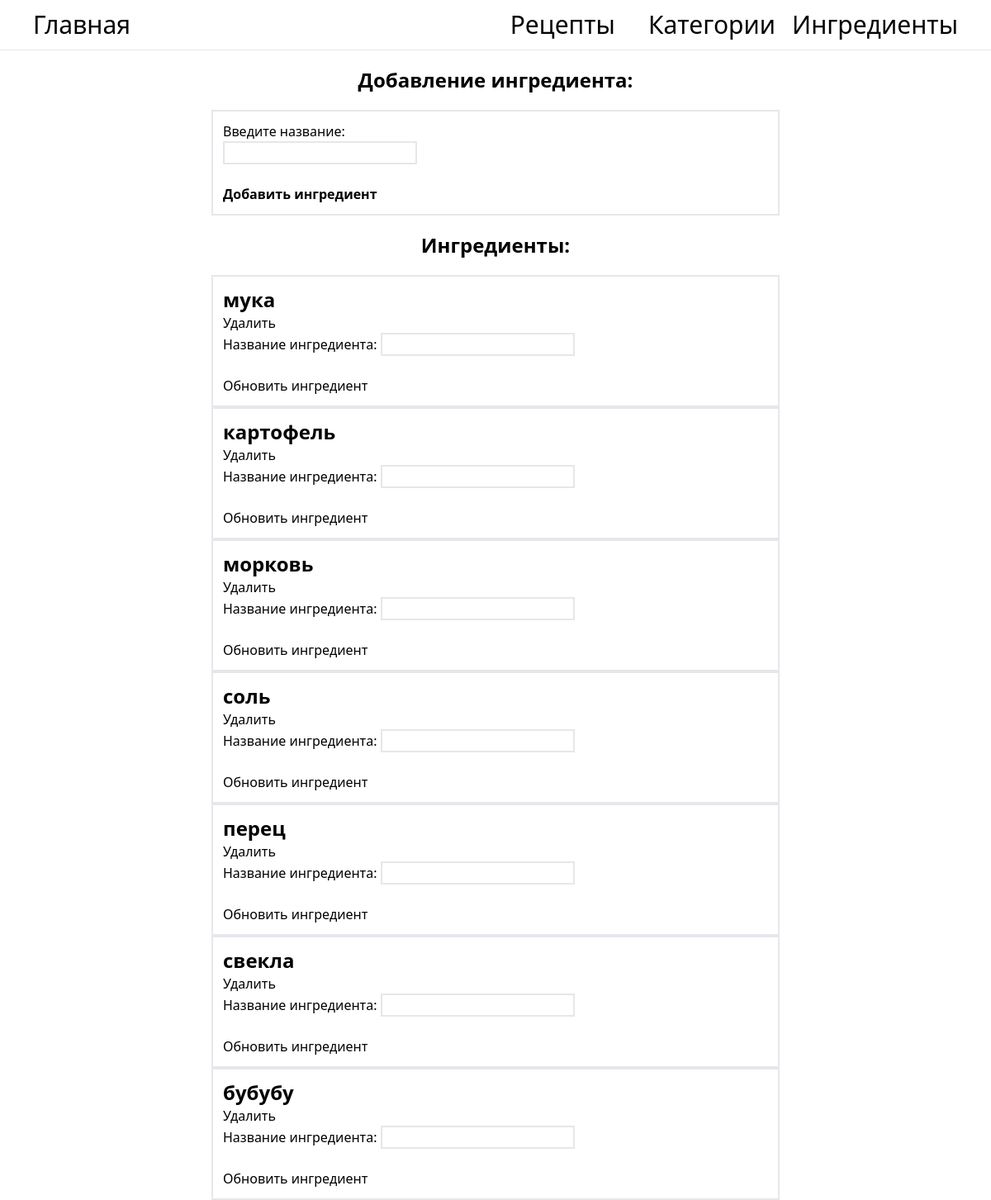
The app's page /ingredient_pages, older data.
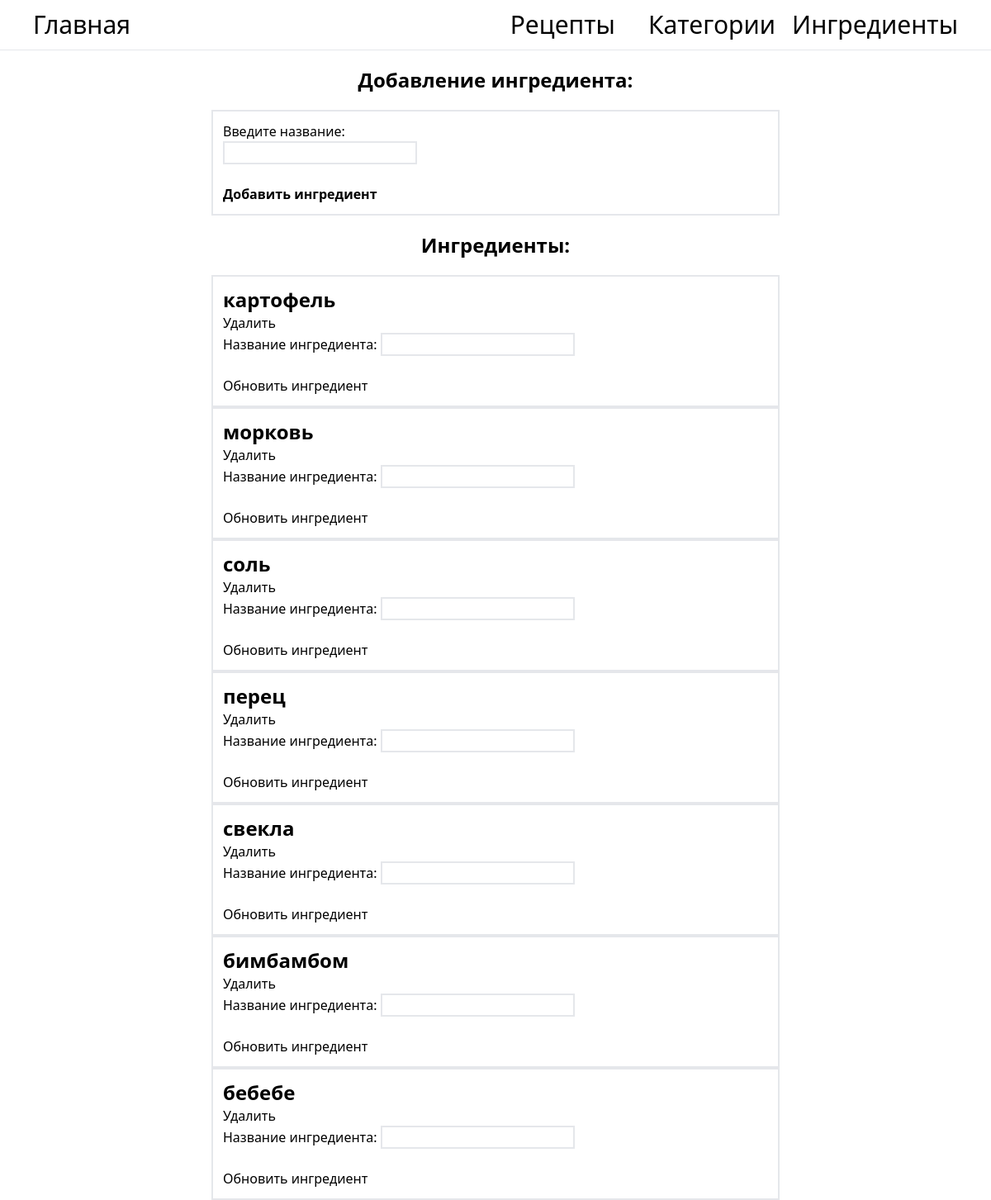
The same page, newer data.
### orm/ingredient.py (models this page shows)
class IngredientOrm(Model):
    __tablename__ = 'ingredients'
    id: Mapped[int] = mapped_column(primary_key=True)
    name: Mapped[str] = mapped_column(unique=True)

### pages/ingredient.py (the view)
@router.get('')
async def get_ingredients_template(
    request: Request, ingredients=Depends(get_all)
):
    return templates.TemplateResponse(
        'ingredients.html',
        {
            'request': request,
            'ingredients': ingredients['data'],
        }
    )

### templates/ingredients.html (shortened to what this page needs)
{% extends "header.html" %}
{% block content %}
<div>
    <div class="text-center font-bold text-2xl mt-5 mb-5">
        Добавление ингредиента:
    </div>
    <div class="flex rounded-3 border-2 p-3 ml-64 mr-64">
        <form action="{{ url_for('create_ingredient_template') }}" method="post">
            <label for="name">Введите название: </label><br>
            <input class="border-2" type="text" id="new_name" name="name" required><br><br>
            <button class="font-bold" type="sumbit">Добавить ингредиент</button>
        </form>
    </div>
    <div class="text-center font-bold text-2xl mt-5 mb-5">
        Ингредиенты:
    </div>
    {% for ingredient in ingredients %}
        <div class="flex rounded-3 border-2 p-3 ml-64 mr-64">
            <div class="flex flex-col">
                <span class="text-2xl font-bold">{{ ingredient.name }}</span>
                <form action="{{ url_for('delete_ingredient_template', id=ingredient.id) }}" method="post">
                    <button type="submit">Удалить</button>
                </form>
                <form action="{{ url_for('update_ingredient_template', id=ingredient.id) }}" method="post">
                    <label for="name">Название ингредиента: </label>
                    <input class="border-2" type="text" id="new_name" name="name" value="" required><br><br>
                    <button type="submit">Обновить ингредиент</button>
                </form>
            </div>
        </div>
    {% endfor %}
</div>
{% endblock %}

### templates/header.html (shortened to what this page needs)
<!DOCTYPE html>
<html lang="en">
<head>
    <script src="https://cdn.tailwindcss.com"></script>
</head>
<body>
    <nav class="flex justify-between text-3xl my-3">
        <ul class="flex ml-10">
            <li><a href="/"></a>Главная</li>
        </ul>
        <ul class="flex gap-5 mr-10">
            <li><a href="/recipes_pages">Рецепты</li>
            <li><a href="/category_pages">Категории</a></li>
            <li><a href="/ingredient_pages">Ингредиенты</a></li>
        </ul>
    </nav>
    <hr>
    <div id="content">
        {% block content %}{% endblock %}
    </div>
</body>
</html>

Row changes from the older to the newer data that the page shows:
removed IngredientOrm: name "мука"
changed IngredientOrm: name "бубубу" → "бимбамбом"
added IngredientOrm: name "бебебе"
